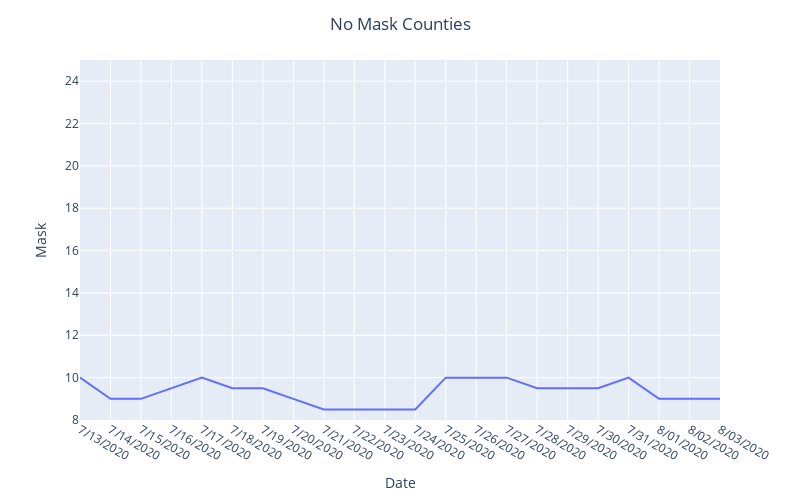

Write notebook code for a chart like this one.
### Code cell
fig = px.line(DF,x='date',y='count_nomask')



fig.update_layout(title='No Mask Counties ',
                  title_x=0.5,
                  xaxis_title="Date",
                  xaxis_range=["7/13/2020", "8/03/2020"],
                  yaxis_range=["8","25"],
                  yaxis_title="Mask",
                  autosize=False,
                  width=800,
                  height=500)

fig.show()

### Figure 1 — Plotly figure (JSON) as saved in the notebook; plotly's stock layout.template omitted (floating-point values rounded to 4 significant figures)
{"data": [{"hovertemplate": "date=%{x}<br>count_nomask=%{y}<extra></extra>", "legendgroup": "", "line": {"color": "#636efa", "dash": "solid"}, "marker": {"symbol": "circle"}, "mode": "lines", "name": "", "orientation": "v", "showlegend": false, "type": "scatter", "x": ["7/13/2020", "7/14/2020", "7/15/2020", "7/16/2020", "7/17/2020", "7/18/2020", "7/19/2020", "7/20/2020", "7/21/2020", "7/22/2020", "7/23/2020", "7/24/2020", "7/25/2020", "7/26/2020", "7/27/2020", "7/28/2020", "7/29/2020", "7/30/2020", "7/31/2020", "8/01/2020", "8/02/2020", "8/03/2020"], "xaxis": "x", "y": [10, 9, 9, 9.5, 10, 9.5, 9.5, 9, 8.5, 8.5, 8.5, 8.5, 10, 10, 10, 9.5, 9.5, 9.5, 10, 9, 9, 9], "yaxis": "y"}], "layout": {"autosize": false, "height": 500, "legend": {"tracegroupgap": 0}, "margin": {"t": 60}, "title": {"text": "No Mask Counties ", "x": 0.5}, "width": 800, "xaxis": {"anchor": "y", "autorange": true, "domain": [0, 1], "range": [0, 21], "title": {"text": "Date"}, "type": "category"}, "yaxis": {"anchor": "x", "domain": [0, 1], "range": ["8", "25"], "title": {"text": "Mask"}, "type": "linear"}}}
